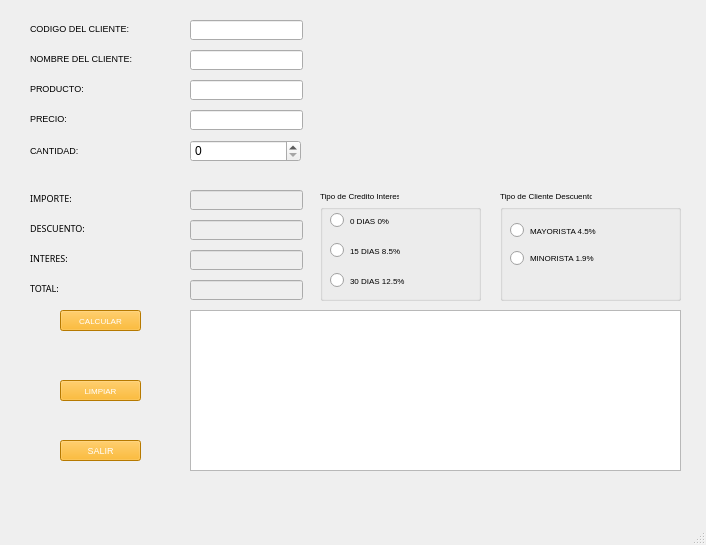
<?xml version="1.0" encoding="UTF-8"?>
<ui version="4.0">
 <class>MainWindow</class>
 <widget class="QMainWindow" name="MainWindow">
  <property name="geometry">
   <rect>
    <x>0</x>
    <y>0</y>
    <width>706</width>
    <height>545</height>
   </rect>
  </property>
  <property name="windowTitle">
   <string>MainWindow</string>
  </property>
  <widget class="QWidget" name="centralwidget">
   <widget class="QLabel" name="label">
    <property name="geometry">
     <rect>
      <x>30</x>
      <y>20</y>
      <width>161</width>
      <height>16</height>
     </rect>
    </property>
    <property name="font">
     <font>
      <pointsize>7</pointsize>
      <weight>50</weight>
      <bold>false</bold>
     </font>
    </property>
    <property name="text">
     <string>CODIGO DEL CLIENTE:</string>
    </property>
   </widget>
   <widget class="QLabel" name="label_2">
    <property name="geometry">
     <rect>
      <x>30</x>
      <y>50</y>
      <width>161</width>
      <height>16</height>
     </rect>
    </property>
    <property name="font">
     <font>
      <pointsize>7</pointsize>
      <weight>50</weight>
      <bold>false</bold>
     </font>
    </property>
    <property name="text">
     <string>NOMBRE DEL CLIENTE:</string>
    </property>
   </widget>
   <widget class="QLabel" name="label_3">
    <property name="geometry">
     <rect>
      <x>30</x>
      <y>80</y>
      <width>161</width>
      <height>16</height>
     </rect>
    </property>
    <property name="font">
     <font>
      <pointsize>7</pointsize>
      <weight>50</weight>
      <bold>false</bold>
     </font>
    </property>
    <property name="text">
     <string>PRODUCTO:</string>
    </property>
   </widget>
   <widget class="QLabel" name="label_4">
    <property name="geometry">
     <rect>
      <x>30</x>
      <y>110</y>
      <width>81</width>
      <height>16</height>
     </rect>
    </property>
    <property name="font">
     <font>
      <pointsize>7</pointsize>
      <weight>50</weight>
      <bold>false</bold>
     </font>
    </property>
    <property name="text">
     <string>PRECIO:</string>
    </property>
   </widget>
   <widget class="QLabel" name="label_5">
    <property name="geometry">
     <rect>
      <x>30</x>
      <y>140</y>
      <width>81</width>
      <height>21</height>
     </rect>
    </property>
    <property name="font">
     <font>
      <pointsize>7</pointsize>
      <weight>50</weight>
      <bold>false</bold>
     </font>
    </property>
    <property name="text">
     <string>CANTIDAD:</string>
    </property>
   </widget>
   <widget class="QLabel" name="label_6">
    <property name="geometry">
     <rect>
      <x>30</x>
      <y>190</y>
      <width>151</width>
      <height>16</height>
     </rect>
    </property>
    <property name="font">
     <font>
      <family>Stencil</family>
      <pointsize>7</pointsize>
     </font>
    </property>
    <property name="text">
     <string>IMPORTE:</string>
    </property>
   </widget>
   <widget class="QLabel" name="label_7">
    <property name="geometry">
     <rect>
      <x>30</x>
      <y>220</y>
      <width>151</width>
      <height>16</height>
     </rect>
    </property>
    <property name="font">
     <font>
      <family>Stencil</family>
      <pointsize>7</pointsize>
     </font>
    </property>
    <property name="text">
     <string>DESCUENTO:</string>
    </property>
   </widget>
   <widget class="QLabel" name="label_8">
    <property name="geometry">
     <rect>
      <x>30</x>
      <y>250</y>
      <width>141</width>
      <height>16</height>
     </rect>
    </property>
    <property name="font">
     <font>
      <family>Stencil</family>
      <pointsize>7</pointsize>
     </font>
    </property>
    <property name="text">
     <string>INTERES:</string>
    </property>
   </widget>
   <widget class="QLabel" name="label_9">
    <property name="geometry">
     <rect>
      <x>30</x>
      <y>280</y>
      <width>141</width>
      <height>16</height>
     </rect>
    </property>
    <property name="font">
     <font>
      <family>Stencil</family>
      <pointsize>7</pointsize>
     </font>
    </property>
    <property name="text">
     <string>TOTAL:</string>
    </property>
   </widget>
   <widget class="QLineEdit" name="txtCodigoCliente">
    <property name="geometry">
     <rect>
      <x>190</x>
      <y>20</y>
      <width>113</width>
      <height>20</height>
     </rect>
    </property>
   </widget>
   <widget class="QLineEdit" name="txtNombreCliente">
    <property name="geometry">
     <rect>
      <x>190</x>
      <y>50</y>
      <width>113</width>
      <height>20</height>
     </rect>
    </property>
   </widget>
   <widget class="QLineEdit" name="txtProducto">
    <property name="geometry">
     <rect>
      <x>190</x>
      <y>80</y>
      <width>113</width>
      <height>20</height>
     </rect>
    </property>
   </widget>
   <widget class="QLineEdit" name="txtPrecio">
    <property name="geometry">
     <rect>
      <x>190</x>
      <y>110</y>
      <width>113</width>
      <height>20</height>
     </rect>
    </property>
   </widget>
   <widget class="QLineEdit" name="txtImporte">
    <property name="enabled">
     <bool>false</bool>
    </property>
    <property name="geometry">
     <rect>
      <x>190</x>
      <y>190</y>
      <width>113</width>
      <height>20</height>
     </rect>
    </property>
   </widget>
   <widget class="QLineEdit" name="txtDescuento">
    <property name="enabled">
     <bool>false</bool>
    </property>
    <property name="geometry">
     <rect>
      <x>190</x>
      <y>220</y>
      <width>113</width>
      <height>20</height>
     </rect>
    </property>
   </widget>
   <widget class="QLineEdit" name="txtInteres">
    <property name="enabled">
     <bool>false</bool>
    </property>
    <property name="geometry">
     <rect>
      <x>190</x>
      <y>250</y>
      <width>113</width>
      <height>20</height>
     </rect>
    </property>
   </widget>
   <widget class="QLineEdit" name="txtTotal">
    <property name="enabled">
     <bool>false</bool>
    </property>
    <property name="geometry">
     <rect>
      <x>190</x>
      <y>280</y>
      <width>113</width>
      <height>20</height>
     </rect>
    </property>
   </widget>
   <widget class="QSpinBox" name="spbCantidad">
    <property name="geometry">
     <rect>
      <x>190</x>
      <y>140</y>
      <width>111</width>
      <height>22</height>
     </rect>
    </property>
   </widget>
   <widget class="QPushButton" name="btnCalcular">
    <property name="geometry">
     <rect>
      <x>60</x>
      <y>310</y>
      <width>81</width>
      <height>21</height>
     </rect>
    </property>
    <property name="font">
     <font>
      <pointsize>6</pointsize>
      <weight>50</weight>
      <bold>false</bold>
     </font>
    </property>
    <property name="styleSheet">
     <string notr="true">background-color: rgb(255, 170, 0);
color: rgb(255, 255, 255);
</string>
    </property>
    <property name="text">
     <string>CALCULAR</string>
    </property>
    <property name="icon">
     <iconset>
      <normaloff>if __name__ == &quot;__main__&quot;:</normaloff>if __name__ == &quot;__main__&quot;:</iconset>
    </property>
   </widget>
   <widget class="QPushButton" name="btnLimpiar">
    <property name="geometry">
     <rect>
      <x>60</x>
      <y>380</y>
      <width>81</width>
      <height>21</height>
     </rect>
    </property>
    <property name="font">
     <font>
      <pointsize>6</pointsize>
      <weight>50</weight>
      <bold>false</bold>
     </font>
    </property>
    <property name="styleSheet">
     <string notr="true">background-color: rgb(255, 170, 0);
color: rgb(255, 255, 255);</string>
    </property>
    <property name="text">
     <string>LIMPIAR</string>
    </property>
    <property name="icon">
     <iconset>
      <normaloff>if __name__ == &quot;__main__&quot;:</normaloff>if __name__ == &quot;__main__&quot;:</iconset>
    </property>
   </widget>
   <widget class="QPushButton" name="btnSalir">
    <property name="geometry">
     <rect>
      <x>60</x>
      <y>440</y>
      <width>81</width>
      <height>21</height>
     </rect>
    </property>
    <property name="font">
     <font>
      <pointsize>7</pointsize>
      <weight>50</weight>
      <bold>false</bold>
     </font>
    </property>
    <property name="styleSheet">
     <string notr="true">background-color: rgb(255, 170, 0);
color: rgb(255, 255, 255);</string>
    </property>
    <property name="text">
     <string>SALIR</string>
    </property>
    <property name="icon">
     <iconset>
      <normaloff>if __name__ == &quot;__main__&quot;:</normaloff>if __name__ == &quot;__main__&quot;:</iconset>
    </property>
   </widget>
   <widget class="QGroupBox" name="groupBox">
    <property name="geometry">
     <rect>
      <x>320</x>
      <y>190</y>
      <width>161</width>
      <height>111</height>
     </rect>
    </property>
    <property name="font">
     <font>
      <family>Arial</family>
      <pointsize>6</pointsize>
      <weight>50</weight>
      <bold>false</bold>
     </font>
    </property>
    <property name="title">
     <string>Tipo de Credito Interes</string>
    </property>
    <widget class="QRadioButton" name="rbInteres1">
     <property name="geometry">
      <rect>
       <x>10</x>
       <y>20</y>
       <width>111</width>
       <height>21</height>
      </rect>
     </property>
     <property name="font">
      <font>
       <family>Arial</family>
       <pointsize>6</pointsize>
       <weight>50</weight>
       <bold>false</bold>
      </font>
     </property>
     <property name="text">
      <string>0 DIAS 0%</string>
     </property>
    </widget>
    <widget class="QRadioButton" name="rbInteres2">
     <property name="geometry">
      <rect>
       <x>10</x>
       <y>50</y>
       <width>111</width>
       <height>21</height>
      </rect>
     </property>
     <property name="font">
      <font>
       <family>Arial</family>
       <pointsize>6</pointsize>
       <weight>50</weight>
       <bold>false</bold>
      </font>
     </property>
     <property name="text">
      <string>15 DIAS 8.5%</string>
     </property>
    </widget>
    <widget class="QRadioButton" name="rbinteres3">
     <property name="geometry">
      <rect>
       <x>10</x>
       <y>80</y>
       <width>111</width>
       <height>21</height>
      </rect>
     </property>
     <property name="font">
      <font>
       <family>Arial</family>
       <pointsize>6</pointsize>
       <weight>50</weight>
       <bold>false</bold>
      </font>
     </property>
     <property name="text">
      <string>30 DIAS 12.5%</string>
     </property>
    </widget>
   </widget>
   <widget class="QGroupBox" name="groupBox_2">
    <property name="geometry">
     <rect>
      <x>500</x>
      <y>190</y>
      <width>181</width>
      <height>111</height>
     </rect>
    </property>
    <property name="font">
     <font>
      <family>Arial</family>
      <pointsize>6</pointsize>
      <weight>50</weight>
      <bold>false</bold>
     </font>
    </property>
    <property name="title">
     <string>Tipo de Cliente Descuento</string>
    </property>
    <widget class="QRadioButton" name="rbMayorista">
     <property name="geometry">
      <rect>
       <x>10</x>
       <y>30</y>
       <width>131</width>
       <height>21</height>
      </rect>
     </property>
     <property name="font">
      <font>
       <pointsize>6</pointsize>
       <weight>50</weight>
       <bold>false</bold>
      </font>
     </property>
     <property name="text">
      <string>MAYORISTA 4.5%</string>
     </property>
    </widget>
    <widget class="QRadioButton" name="rbMinorista">
     <property name="geometry">
      <rect>
       <x>10</x>
       <y>60</y>
       <width>131</width>
       <height>16</height>
      </rect>
     </property>
     <property name="font">
      <font>
       <pointsize>6</pointsize>
       <weight>50</weight>
       <bold>false</bold>
      </font>
     </property>
     <property name="text">
      <string>MINORISTA 1.9%</string>
     </property>
    </widget>
   </widget>
   <widget class="QTextEdit" name="txtS">
    <property name="geometry">
     <rect>
      <x>190</x>
      <y>310</y>
      <width>491</width>
      <height>161</height>
     </rect>
    </property>
   </widget>
  </widget>
  <widget class="QMenuBar" name="menubar">
   <property name="geometry">
    <rect>
     <x>0</x>
     <y>0</y>
     <width>706</width>
     <height>18</height>
    </rect>
   </property>
  </widget>
  <widget class="QStatusBar" name="statusbar"/>
 </widget>
 <resources/>
 <connections/>
</ui>
